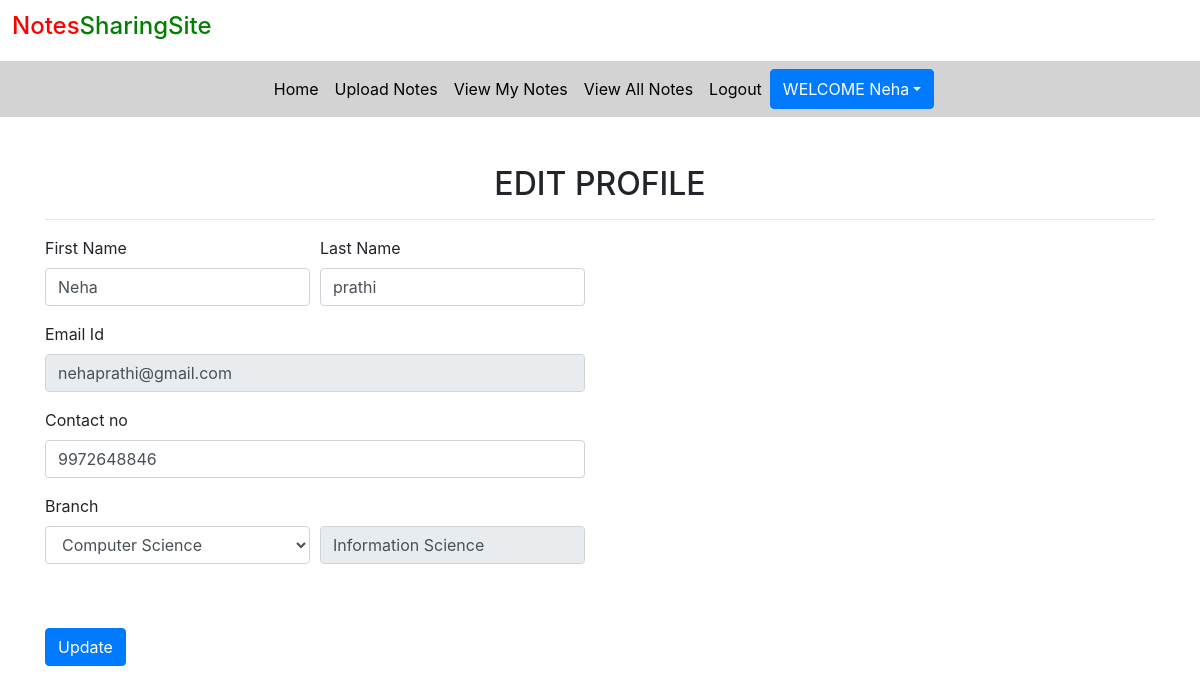
/edit_profile (signed in), run on the app's committed database.
### notes/models.py (models this page shows, shortened)
class Signup(models.Model):
	user=models.ForeignKey(User,on_delete=models.CASCADE)
	contact=models.CharField(max_length=10,null=True
		)
	branch=models.CharField(max_length=30)
	role=models.CharField(max_length=15)

### notes/views.py (the view, shortened to what this page needs)
# urls.py: path('edit_profile',edit_profile,name="edit_profile"),
def edit_profile(request):
	if not request.user.is_authenticated:
		return redirect('login')
	user = User.objects.get(id=request.user.id)
	data = Signup.objects.get(user=user)
	error=False
	d={'data':data,'user':user,'error':error}
	return render(request,'edit_profile.html',d)

### notes/templates/edit_profile.html (shortened to what this page needs)
{% extends 'usernavigation.html' %}
{% load static %}
{% block body %}
<div class="container mt-5">
	<h2 class="text-center">EDIT PROFILE</h2>
	<HR>
	<div class="row">
		<div class="col-sm-6">
			<form method="post">
				<div class="form-row">
					<div class="form-group col-sm-6">
						<label>First Name</label>
						<input type="text" class="form-control" value="{{data.user.first_name}}" name="firstname">
					</div>
					<div class="form-group col-sm-6">
						<label>Last Name</label>
						<input type="text" class="form-control" value="{{data.user.last_name}}" name="lastname">
					</div>
				</div>
				<div class="form-row">
					<div class="form-group col-md-12">
						<label>Email Id</label>
						<input type="Email" class="form-control" value="{{data.user.username}}" name="emailid" readonly>
					</div>
				</div>
				<div class="form-row">
					<div class="form-group col-md-12">
						<label>Contact no</label>
						<input type="text" class="form-control" value="{{data.contact}}" name="contact">
					</div>
				</div>
				<div class="form-row">
					<div class="form-group col-md-6">
						<label>Branch</label>
						<select class="form-control" name="branch">
							<option value="Computer Science">Computer Science</option>
						</select>
					</div>
					<div class="form-group col-md-6 mt-2">
						<br>
						<input type="text" value="{{data.branch}}" class="form-control" readonly>
					</div>
				</div>
	<input type="submit" value ="Update" class="btn btn-primary mt-5">
			</form>
		</div>
	</div>
</div>
{% endblock %}

### notes/templates/usernavigation.html (shortened to what this page needs)
<html lang="en">
<head>
  {% load static %}
  <link rel="stylesheet" href="https://maxcdn.bootstrapcdn.com/bootstrap/4.3.1/css/bootstrap.min.css">
  <link rel="stylesheet" href="https://use.fontawesome.com/releases/v5.6.3/css/all.css">
  <link rel="stylesheet" href="{% static 'css/mystyle.css'%}">
</head>
<body>
  <h4 style="padding: 1%"><span style="color: red">Notes</span><span style="color: green">SharingSite</span></h4>
<nav class="navbar navbar-expand-sm justify-content-center" style="background-color: lightgrey">
  <ul class="navbar-nav">
    <li class="navbar-item">
      <a href="{% url 'profile' %}" class="nav-link">Home</a>
    </li>
    <li class="navbar-item">
      <a href="{% url 'upload_notes' %}" class="nav-link">Upload Notes</a>
    </li>
    <li class="navbar-item">
      <a href="{% url 'view_mynotes' %}" class="nav-link">View My Notes</a>
    </li>
    <li class="navbar-item">
      <a href="{% url 'viewallnotes' %}" class="nav-link">View All Notes</a>
    </li>
    <li class="navbar-item">
      <a href="{% url 'logout' %}" class="nav-link">Logout</a>
    </li>
    <div class="btn-group ">
      <button type="button" class="btn btn-primary dropdown-toggle" data-toggle="dropdown">WELCOME {{request.user.first_name}}</button>
    </div>
  </ul>
</nav>
</body>
</html>
{% block body %}
{% endblock %}

### notes/static/css/mystyle.css (style rules this page uses)
.nav-link { color: black; }

### data on the page
Signup: firstname "Neha", lastname "prathi", emailid "nehaprathi@gmail.com", contact "9972648846", branch "Information Science"

### other printed values
{{ request.user.first_name }} "Neha"
